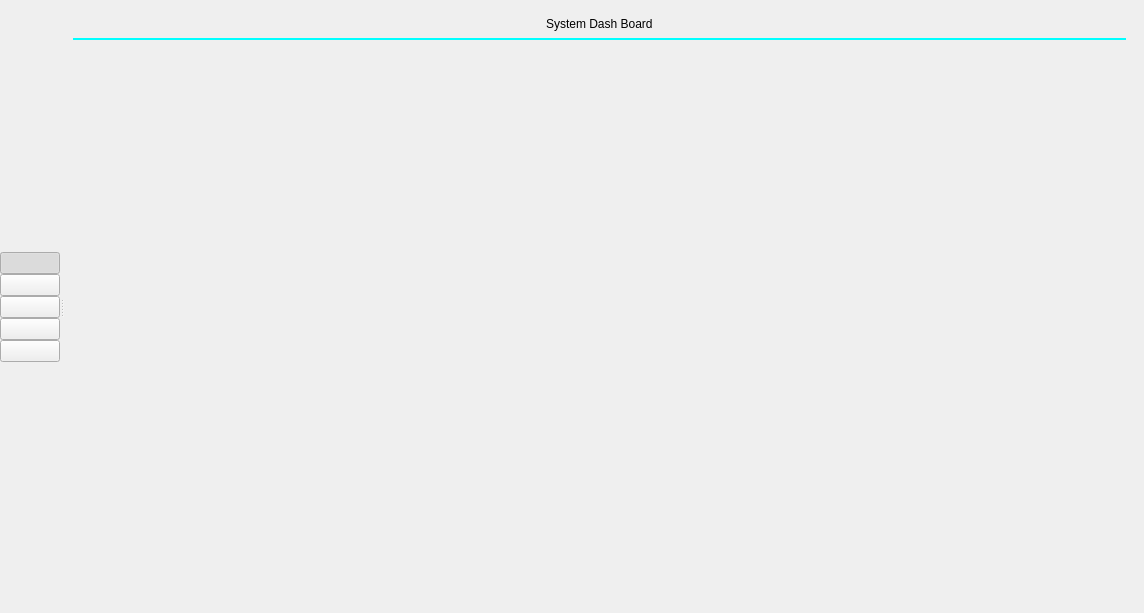
<?xml version="1.0" encoding="UTF-8"?>
<ui version="4.0">
 <class>MainWindow</class>
 <widget class="QMainWindow" name="MainWindow">
  <property name="geometry">
   <rect>
    <x>0</x>
    <y>0</y>
    <width>1144</width>
    <height>613</height>
   </rect>
  </property>
  <property name="windowTitle">
   <string>Linuxer</string>
  </property>
  <widget class="QWidget" name="centralwidget">
   <layout class="QHBoxLayout" name="horizontalLayout">
    <property name="leftMargin">
     <number>0</number>
    </property>
    <property name="topMargin">
     <number>0</number>
    </property>
    <property name="bottomMargin">
     <number>0</number>
    </property>
    <item>
     <widget class="QSplitter" name="splitter">
      <property name="orientation">
       <enum>Qt::Horizontal</enum>
      </property>
      <widget class="QWidget" name="sidebar" native="true">
       <property name="sizePolicy">
        <sizepolicy hsizetype="Fixed" vsizetype="Expanding">
         <horstretch>0</horstretch>
         <verstretch>0</verstretch>
        </sizepolicy>
       </property>
       <property name="minimumSize">
        <size>
         <width>60</width>
         <height>0</height>
        </size>
       </property>
       <property name="maximumSize">
        <size>
         <width>60</width>
         <height>16777215</height>
        </size>
       </property>
       <property name="styleSheet">
        <string notr="true"/>
       </property>
       <layout class="QVBoxLayout" name="sidebarLayout">
        <property name="spacing">
         <number>0</number>
        </property>
        <property name="leftMargin">
         <number>0</number>
        </property>
        <property name="topMargin">
         <number>5</number>
        </property>
        <property name="rightMargin">
         <number>0</number>
        </property>
        <property name="bottomMargin">
         <number>5</number>
        </property>
        <item>
         <spacer name="verticalSpacer_2">
          <property name="orientation">
           <enum>Qt::Vertical</enum>
          </property>
          <property name="sizeHint" stdset="0">
           <size>
            <width>20</width>
            <height>40</height>
           </size>
          </property>
         </spacer>
        </item>
        <item>
         <widget class="QPushButton" name="btnDash">
          <property name="cursor">
           <cursorShape>PointingHandCursor</cursorShape>
          </property>
          <property name="focusPolicy">
           <enum>Qt::NoFocus</enum>
          </property>
          <property name="toolTip">
           <string>Dashboard</string>
          </property>
          <property name="styleSheet">
           <string notr="true"/>
          </property>
          <property name="text">
           <string/>
          </property>
          <property name="icon">
           <iconset>
            <normaloff>assets/img/sidebar-icons/dash.png</normaloff>assets/img/sidebar-icons/dash.png</iconset>
          </property>
          <property name="iconSize">
           <size>
            <width>35</width>
            <height>35</height>
           </size>
          </property>
          <property name="checkable">
           <bool>true</bool>
          </property>
          <property name="checked">
           <bool>true</bool>
          </property>
         </widget>
        </item>
        <item>
         <widget class="QPushButton" name="btnStartups">
          <property name="cursor">
           <cursorShape>PointingHandCursor</cursorShape>
          </property>
          <property name="focusPolicy">
           <enum>Qt::NoFocus</enum>
          </property>
          <property name="toolTip">
           <string>Starup Services</string>
          </property>
          <property name="text">
           <string/>
          </property>
          <property name="icon">
           <iconset>
            <normaloff>assets/img/sidebar-icons/startup-apps.png</normaloff>assets/img/sidebar-icons/startup-apps.png</iconset>
          </property>
          <property name="iconSize">
           <size>
            <width>35</width>
            <height>35</height>
           </size>
          </property>
          <property name="checkable">
           <bool>true</bool>
          </property>
         </widget>
        </item>
        <item>
         <widget class="QPushButton" name="btnProcesses">
          <property name="cursor">
           <cursorShape>PointingHandCursor</cursorShape>
          </property>
          <property name="focusPolicy">
           <enum>Qt::NoFocus</enum>
          </property>
          <property name="toolTip">
           <string>Processes</string>
          </property>
          <property name="text">
           <string/>
          </property>
          <property name="icon">
           <iconset>
            <normaloff>assets/img/sidebar-icons/process.png</normaloff>assets/img/sidebar-icons/process.png</iconset>
          </property>
          <property name="iconSize">
           <size>
            <width>35</width>
            <height>35</height>
           </size>
          </property>
          <property name="checkable">
           <bool>true</bool>
          </property>
         </widget>
        </item>
        <item>
         <widget class="QPushButton" name="btnResource">
          <property name="cursor">
           <cursorShape>PointingHandCursor</cursorShape>
          </property>
          <property name="focusPolicy">
           <enum>Qt::NoFocus</enum>
          </property>
          <property name="toolTip">
           <string>Resouce Chart</string>
          </property>
          <property name="text">
           <string/>
          </property>
          <property name="icon">
           <iconset>
            <normaloff>assets/img/sidebar-icons/resources.png</normaloff>assets/img/sidebar-icons/resources.png</iconset>
          </property>
          <property name="iconSize">
           <size>
            <width>35</width>
            <height>35</height>
           </size>
          </property>
          <property name="checkable">
           <bool>true</bool>
          </property>
         </widget>
        </item>
        <item>
         <widget class="QPushButton" name="btnSetup">
          <property name="cursor">
           <cursorShape>PointingHandCursor</cursorShape>
          </property>
          <property name="focusPolicy">
           <enum>Qt::NoFocus</enum>
          </property>
          <property name="toolTip">
           <string>Application Setups</string>
          </property>
          <property name="styleSheet">
           <string notr="true"/>
          </property>
          <property name="text">
           <string/>
          </property>
          <property name="icon">
           <iconset>
            <normaloff>assets/img/sidebar-icons/settings.png</normaloff>assets/img/sidebar-icons/settings.png</iconset>
          </property>
          <property name="iconSize">
           <size>
            <width>35</width>
            <height>35</height>
           </size>
          </property>
          <property name="checkable">
           <bool>true</bool>
          </property>
         </widget>
        </item>
        <item>
         <spacer name="verticalSpacer">
          <property name="orientation">
           <enum>Qt::Vertical</enum>
          </property>
          <property name="sizeHint" stdset="0">
           <size>
            <width>20</width>
            <height>40</height>
           </size>
          </property>
         </spacer>
        </item>
       </layout>
       <zorder>btnDash</zorder>
       <zorder>verticalSpacer_2</zorder>
       <zorder>btnSetup</zorder>
       <zorder>btnResource</zorder>
       <zorder>btnStartups</zorder>
       <zorder>btnProcesses</zorder>
      </widget>
      <widget class="QWidget" name="rightWidget">
       <layout class="QGridLayout" name="mainLayout">
        <item row="2" column="0">
         <widget class="QWidget" name="mainWidgetBox" native="true">
          <property name="sizePolicy">
           <sizepolicy hsizetype="Expanding" vsizetype="MinimumExpanding">
            <horstretch>0</horstretch>
            <verstretch>0</verstretch>
           </sizepolicy>
          </property>
          <property name="minimumSize">
           <size>
            <width>0</width>
            <height>0</height>
           </size>
          </property>
          <property name="sizeIncrement">
           <size>
            <width>0</width>
            <height>0</height>
           </size>
          </property>
          <property name="baseSize">
           <size>
            <width>0</width>
            <height>0</height>
           </size>
          </property>
          <property name="contextMenuPolicy">
           <enum>Qt::NoContextMenu</enum>
          </property>
          <layout class="QVBoxLayout" name="verticalLayout">
           <item>
            <widget class="QWidget" name="mainWidget" native="true">
             <property name="sizePolicy">
              <sizepolicy hsizetype="Preferred" vsizetype="Maximum">
               <horstretch>0</horstretch>
               <verstretch>0</verstretch>
              </sizepolicy>
             </property>
            </widget>
           </item>
          </layout>
         </widget>
        </item>
        <item row="0" column="0">
         <widget class="QWidget" name="widget" native="true">
          <property name="sizePolicy">
           <sizepolicy hsizetype="Preferred" vsizetype="Maximum">
            <horstretch>0</horstretch>
            <verstretch>0</verstretch>
           </sizepolicy>
          </property>
          <property name="minimumSize">
           <size>
            <width>0</width>
            <height>50</height>
           </size>
          </property>
          <property name="maximumSize">
           <size>
            <width>16777215</width>
            <height>50</height>
           </size>
          </property>
          <layout class="QVBoxLayout" name="verticalLayout_2">
           <item alignment="Qt::AlignHCenter">
            <widget class="QLabel" name="mainWidgetLabel">
             <property name="sizePolicy">
              <sizepolicy hsizetype="Preferred" vsizetype="Preferred">
               <horstretch>0</horstretch>
               <verstretch>0</verstretch>
              </sizepolicy>
             </property>
             <property name="minimumSize">
              <size>
               <width>0</width>
               <height>29</height>
              </size>
             </property>
             <property name="maximumSize">
              <size>
               <width>16777215</width>
               <height>30</height>
              </size>
             </property>
             <property name="text">
              <string>System Dash Board</string>
             </property>
             <property name="scaledContents">
              <bool>false</bool>
             </property>
            </widget>
           </item>
           <item>
            <widget class="Line" name="line">
             <property name="styleSheet">
              <string notr="true">color: rgb(0, 255, 255);</string>
             </property>
             <property name="frameShadow">
              <enum>QFrame::Plain</enum>
             </property>
             <property name="lineWidth">
              <number>2</number>
             </property>
             <property name="orientation">
              <enum>Qt::Horizontal</enum>
             </property>
            </widget>
           </item>
          </layout>
         </widget>
        </item>
       </layout>
      </widget>
     </widget>
    </item>
   </layout>
  </widget>
 </widget>
 <resources/>
 <connections>
  <connection>
   <sender>btnDash</sender>
   <signal>clicked()</signal>
   <receiver>MainWindow</receiver>
   <slot>selectPage()</slot>
   <hints>
    <hint type="sourcelabel">
     <x>21</x>
     <y>202</y>
    </hint>
    <hint type="destinationlabel">
     <x>1073</x>
     <y>42</y>
    </hint>
   </hints>
  </connection>
  <connection>
   <sender>btnStartups</sender>
   <signal>clicked()</signal>
   <receiver>MainWindow</receiver>
   <slot>selectPage()</slot>
   <hints>
    <hint type="sourcelabel">
     <x>28</x>
     <y>252</y>
    </hint>
    <hint type="destinationlabel">
     <x>772</x>
     <y>551</y>
    </hint>
   </hints>
  </connection>
  <connection>
   <sender>btnProcesses</sender>
   <signal>clicked()</signal>
   <receiver>MainWindow</receiver>
   <slot>selectPage()</slot>
   <hints>
    <hint type="sourcelabel">
     <x>37</x>
     <y>299</y>
    </hint>
    <hint type="destinationlabel">
     <x>173</x>
     <y>551</y>
    </hint>
   </hints>
  </connection>
  <connection>
   <sender>btnResource</sender>
   <signal>clicked()</signal>
   <receiver>MainWindow</receiver>
   <slot>selectPage()</slot>
   <hints>
    <hint type="sourcelabel">
     <x>27</x>
     <y>340</y>
    </hint>
    <hint type="destinationlabel">
     <x>166</x>
     <y>551</y>
    </hint>
   </hints>
  </connection>
  <connection>
   <sender>btnSetup</sender>
   <signal>clicked()</signal>
   <receiver>MainWindow</receiver>
   <slot>selectPage()</slot>
   <hints>
    <hint type="sourcelabel">
     <x>45</x>
     <y>393</y>
    </hint>
    <hint type="destinationlabel">
     <x>141</x>
     <y>551</y>
    </hint>
   </hints>
  </connection>
 </connections>
 <slots>
  <slot>selectPage()</slot>
 </slots>
</ui>
